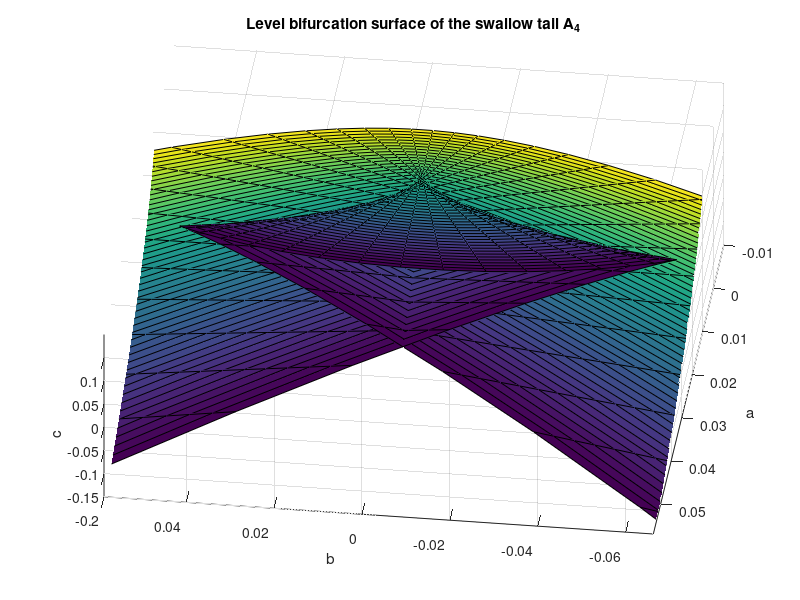

Recreate this plot in MATLAB. (Note: this script raises an error after producing the figure.)
% Illustration breaking of A4 - swallow tail

% @author  Christian Offen
% @version 1.0

xx = linspace(-0.4,0.4,50);
cc = linspace(-0.2,0.1,50);
[x,c] = meshgrid(xx,cc);

figure(); hold on; xlabel('a'); ylabel('b'); zlabel('c'); grid on; view(3);
title('Level bifurcation surface of the swallow tail A_4');

b = -3*c.*x-10*x.^3;
a = x.*(-2*b+x.*(-3*c-5*x.^2));
h=surf(a,b,c);

view([-97.33 -60.933])
axis([ -0.0102    0.0569   -0.0663    0.0587   -0.2000    0.1500])
h.LineStyle='none';
%% print
title('')
orient landscape
axis off
% set(gca,'FontSize',20);
% print('swallow_tail.pdf','-dpdf','-fillpage')